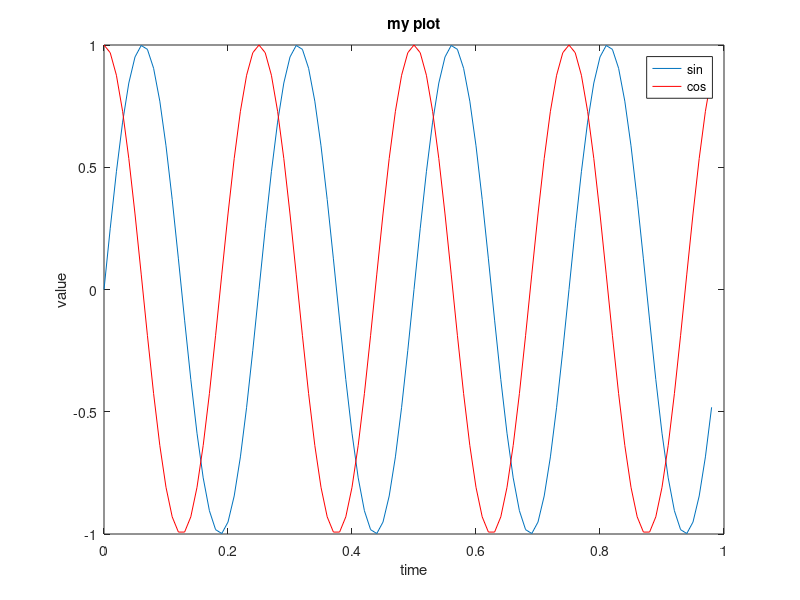
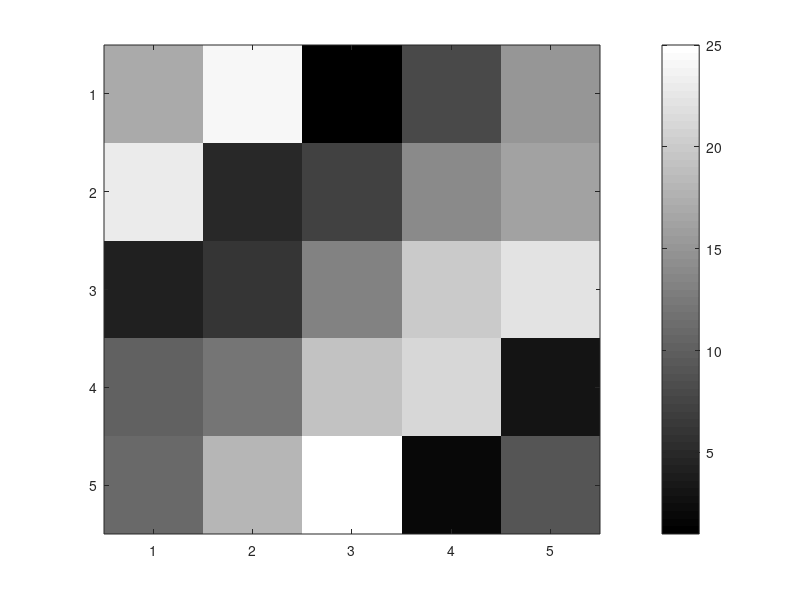

Here is the MATLAB script that generated these plots, in order:
t = [0:0.01:0.98];
t
y1 = sin(2*pi*4*t);
plot(t,y1);
y2 = cos(2*pi*4*t);
plot(t,y2);

plot(t,y1);
hold on;
plot(t,y2,'r');
xlabel('time')
ylabel('value')
legend('sin','cos')
title('my plot')
print -dpng 'myPlot.png'

figure(1); plot(t,y1);
figure(2); plot(t,y2);
subplot(1,2,1);  # Divides plot a 1x2 grid, access first element
plot(t,y1);
subplot(1,2,2);
plot(t,y2);
axis([0.5 1 -1 1])
clf;

A = magic(5)
imagesc(A)
imagesc(A), colorbar, colormap gray;

a=1,b=2,c=3
a=1;b=2;c=3;   # comma chaining of function calls